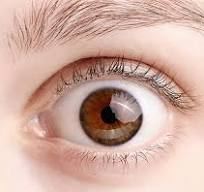
#> input picture Sleep_Detection/archive/open_eye.jpg, 204 x 192 px
$ python -i utils.py   (imports and definitions only)
#> lines starting #> are read from the running program, lines starting #| are printed output that depends on the picture
from sklearn.neighbors import KNeighborsClassifier
from sklearn.neural_network import MLPClassifier  # MLP is an NN
from sklearn import svm
import numpy as np
import argparse
import imutils
import cv2
import os
import random
import matplotlib.pyplot as plt
from skimage.feature import hog
from skimage import data, exposure
from sklearn.model_selection import train_test_split
from sklearn.svm import SVC
from sklearn.metrics import accuracy_score
def preprocess_image_fromPath(image_path, target_size=(64, 64)):
    """
    Preprocess the image by resizing, grayscaling, applying noise reduction, and normalizing.
    Args:
        image_path: Path to the image.
        target_size: Target size for resizing.
    Returns:
        Preprocessed image.
    """
#> called with image_path = '../Sleep_Detection/archive/open_eye.jpg', target_size = (64, 64)

    # Read the image
    image = cv2.imread(image_path)
#> image is the input picture: shape (192, 204, 3); mean B, G, R 163, 174.2, 209
    if image is None:
        raise ValueError(f"Image not found at {image_path}")

    # Convert to grayscale
    gray = cv2.cvtColor(image, cv2.COLOR_BGR2GRAY)
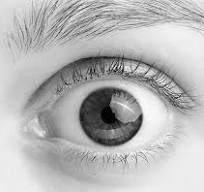
#> gray: shape (192, 204); min 0, max 252, mean 183.3

    # Apply Gaussian Blur to reduce noise
    blurred = cv2.GaussianBlur(gray, (5, 5), 0)
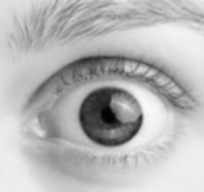
#> blurred: shape (192, 204); min 3, max 249, mean 183.3

    # Apply a Median filter for further noise reduction (optional)
    filtered = cv2.medianBlur(blurred, 3)

    # Resize to the target size
    resized = cv2.resize(filtered, target_size)
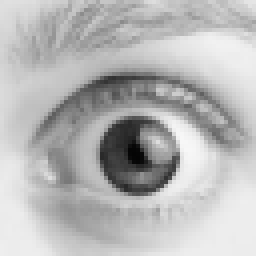
#> resized: shape (64, 64) (shown 4 times larger); min 4, max 247, mean 183.4

    # Normalize pixel values to [0, 1]
    normalized = resized / 255.0

    return normalized


# [53 lines left out: functions extract_hog_features, predict_image_fromPath, not called in this run]

>>> result = preprocess_image_fromPath('../Sleep_Detection/archive/open_eye.jpg')

$ run again, on Sleep_Detection/archive/close_eye.png
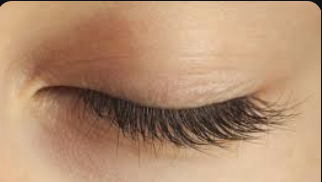
#> input picture Sleep_Detection/archive/close_eye.png, 322 x 182 px
#> in preprocess_image_fromPath, image is the input picture: shape (182, 322, 3); mean B, G, R 113.7, 143.2, 179.8
#> in preprocess_image_fromPath, `blurred = cv2.GaussianBlur(gray, (5, 5), 0)`:
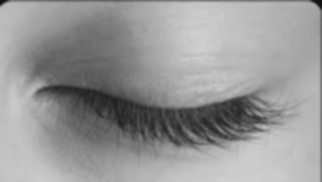
#> blurred: shape (182, 322); min 18, max 209, mean 151.2
#> in preprocess_image_fromPath, `resized = cv2.resize(filtered, target_size)`:
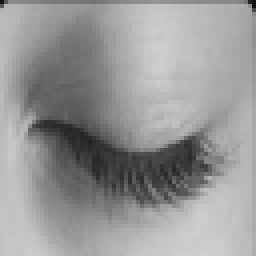
#> resized: shape (64, 64) (shown 4 times larger); min 18, max 207, mean 151.2
